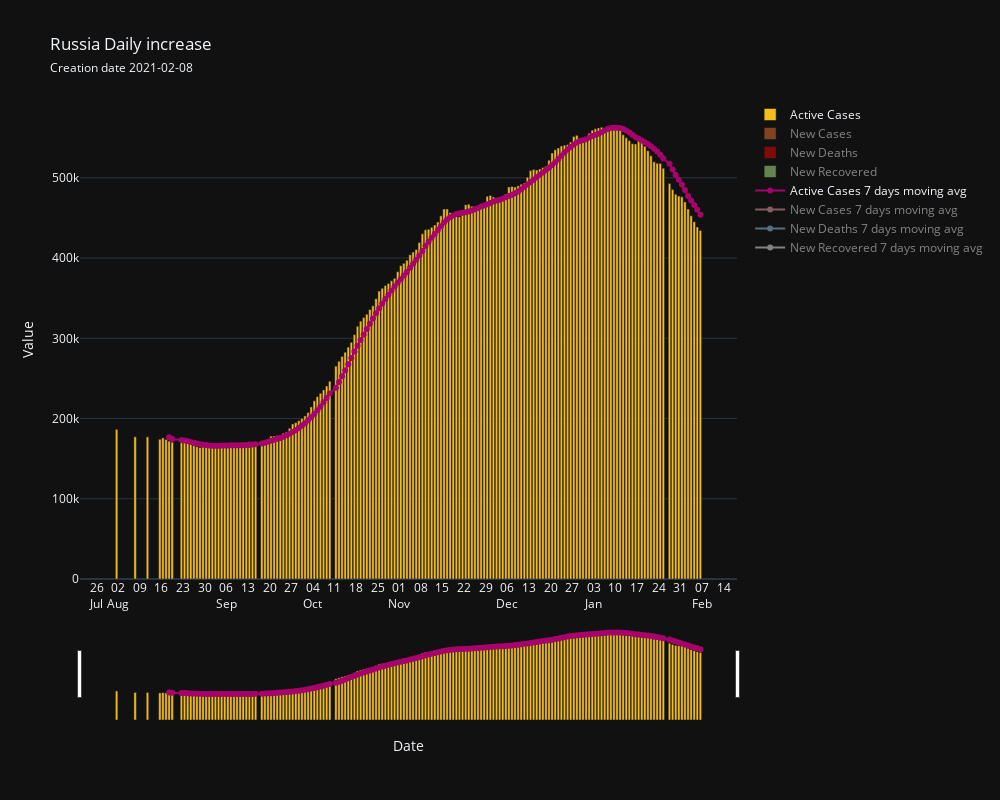

Notebook source saved alongside this figure:
### Markdown cell above
#### Daily increases in deaths, recoveries, active cases,new cases.

### Code cell
country.daily_increase3(save = True)

### Figure 1 — Plotly figure (JSON) as saved in the notebook; plotly's stock layout.template omitted (floating-point values rounded to 4 significant figures; data arrays with more than 128 entries replaced by an {"elided": "..."} marker saying what was removed)
{"data": [{"hovertemplate": "Date: %{x} <br>Active Cases: %{y}", "marker": {"color": "#F2BD1D"}, "name": "Active Cases", "type": "bar", "x": {"elided": "174 str values"}, "y": {"elided": "174 int values"}}, {"hovertemplate": "Date: %{x} <br>New Cases: %{y}", "marker": {"color": "#F27830"}, "name": "New Cases", "type": "bar", "visible": "legendonly", "x": {"elided": "174 str values"}, "y": {"elided": "174 float values"}}, {"hovertemplate": "Date: %{x} <br>New Deaths: %{y}", "marker": {"color": "#F20505"}, "name": "New Deaths", "type": "bar", "visible": "legendonly", "x": {"elided": "174 str values"}, "y": {"elided": "174 float values"}}, {"hovertemplate": "Date: %{x} <br>New Recovered: %{y}", "marker": {"color": "#B5F88F"}, "name": "New Recovered", "type": "bar", "visible": "legendonly", "x": {"elided": "174 str values"}, "y": {"elided": "174 float values"}}, {"hovertemplate": "Date: %{x} <br>Active Cases SMA: %{y}", "line": {"color": "#A6036D"}, "mode": "lines+markers", "name": "Active Cases 7 days moving avg", "type": "scatter", "x": {"elided": "174 str values"}, "y": {"elided": "174 float values"}}, {"hovertemplate": "Date: %{x} <br>New Cases SMA: %{y}", "line": {"color": "#FBA9B4"}, "mode": "lines+markers", "name": "New Cases 7 days moving avg", "type": "scatter", "visible": "legendonly", "x": {"elided": "174 str values"}, "y": {"elided": "174 float values"}}, {"hovertemplate": "Date: %{x} <br>New Deaths SMA: %{y}", "line": {"color": "#9FCEF6"}, "mode": "lines+markers", "name": "New Deaths 7 days moving avg", "type": "scatter", "visible": "legendonly", "x": {"elided": "174 str values"}, "y": {"elided": "174 float values"}}, {"hovertemplate": "Date: %{x} <br>New Recovered SMA: %{y}", "line": {"color": "#F4F2F7"}, "mode": "lines+markers", "name": "New Recovered 7 days moving avg", "type": "scatter", "visible": "legendonly", "x": {"elided": "174 str values"}, "y": {"elided": "174 float values"}}], "layout": {"autosize": false, "barmode": "overlay", "height": 800, "title": {"text": "Russia Daily increase<br><span style='font-size:12px;'>Creation date 2021-02-08</span>"}, "width": 1000, "xaxis": {"dtick": 604800000.0, "rangeslider": {"visible": true}, "tick0": "2020-08-02T00:00:00", "tickangle": 0, "tickformat": "%d\n%b", "ticklabelmode": "period", "title": {"text": "Date"}, "type": "date"}, "yaxis": {"title": {"text": "Value"}}}}
